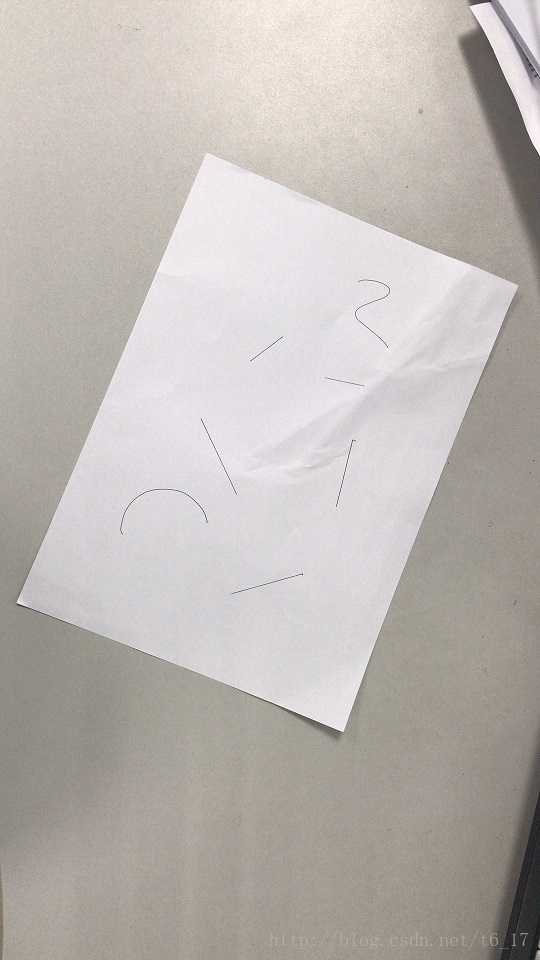
#> input picture Homework/5-薛哲-深圳/week4/photo1.jpg, 540 x 960 px
$ python MyWarpPerspective.py
#> lines starting #> are read from the running program, lines starting #| are printed output that depends on the picture
'''
1.利用原图需要变换的物体的四个顶点坐标和变换后的四个顶点坐标求出变换矩阵warpMatrix
2.根据透视变换公式和已求出的warpMatrix矩阵求出新图像在原图中的位置和像素值
'''


import cv2
import numpy as np
import matplotlib.pyplot as plt

def get_warpMatrix(src, dst):
    '''
    利用原图需要变换的物体的四个顶点坐标和变换后的四个顶点坐标求出变换矩阵warpMatrix
    A * warpMatrix = B
    :param src: 原图需要变换物体的四个顶点
    :param dst: 新图对应的四个顶点
    :return: warpMatrix
    '''

    B = np.zeros((8, 1))
    for i in range(4):
        # 先做一个2*8的矩阵
        A1 = np.zeros((2, 8))

        A1[0, 0] = src[i,0]
        A1[0, 1] = src[i,1]
        A1[0, 2] = 1
        A1[0, 6] = -src[i, 0] * dst[i, 0]
        A1[0, 7] = -src[i, 1] * dst[i, 0]
        B[2*i] = dst[i, 0]
        A1[1, 3] = src[i, 0]
        A1[1, 4] = src[i, 1]
        A1[1, 5] = 1
        A1[1, 6] = -src[i, 0] * dst[i, 1]
        A1[1, 7] = -src[i, 1] * dst[i, 1]
        B[2*i+1] = dst[i, 1]

        if i == 0:
            A = A1
        else:
            A = np.vstack([A, A1]) # 连接四个2*8的矩阵
            pass
        pass
    A = np.mat(A)
    # print(A)
    warpMatrix = A.I*B
    # print(warpMatrix)
    # 已求出a11,a12,a13,a21,a22,a23,a31,a32  再插入a33 = 1
    warpMatrix = np.array(warpMatrix).T[0]
    warpMatrix = np.insert(warpMatrix, warpMatrix.shape[0], values=1.0, axis=0)  # 插入a_33 = 1
    warpMatrix = warpMatrix.reshape((3, 3))
    return warpMatrix

def get_result(warpMatrix, dst, img):
    '''

    :param warpMatrix:
    :param dst:
    :return:
    '''
    w = int(dst[1, 0] - dst[0, 0])+1  # 337
    h = int(dst[2, 1] - dst[0, 1])+1  # 488

    # 用opencv处理图像时，可以发现获得的矩阵类型都是uint8 无符8位整型（0-255）, uint8是专门用于存储各种图像的（包括RGB，灰度图像等），范围是从0–255
    result = np.zeros((h, w, 3), np.uint8)

    # 数组与数组运算，矩阵与矩阵运算，最好统一数据类型，实测数组与矩阵相乘结果会不一样
    # W = np.linalg.inv(warpMatrix)
    W = np.mat(warpMatrix)
    W = W.I
    for i in range(h):
        for j in range(w):

            XY1 = np.array([[j], [i], [1]])
            # 关于j,i 的位置问题，由给定的dst坐标排列决定，由src和dst算出的变换矩阵已经定好位置，所以在反求原图位置的时候需注意
            XY1 = np.mat(XY1)
            # XY1 = XY1.T    一维数组无法进行转置
            # print(XY1)
            x, y, _ = W.dot(XY1)

            # 验证算出来的坐标是否和src里的相对应
            if i ==h-1 and j == 0:
                print(x, y)

            # 算出的索引超出原图大小时，令其等于边界
            if y >=960:
                y = 959
                pass
            if y < 0:
                y = 0
                pass
            if x >=540:
                x = 539
                pass
            if x < 0:
                x = 0
                pass
            # [9 lines of commented-out code are left out]

            result[i, j, 0] = img[int(y), int(x), 0]
            result[i, j, 1] = img[int(y), int(x), 1]
            result[i, j, 2] = img[int(y), int(x), 2]

    return result

if __name__ == '__main__':

    src = np.float32([[207, 151], [517, 285], [17, 601], [343, 731]])
    dst = np.float32([[0, 0], [337, 0], [0, 488], [337, 488]])
    warpMatrix = get_warpMatrix(src, dst)
    img_src = cv2.imread('photo1.jpg', 1)
#> img_src is the input picture: shape (960, 540, 3); mean B, G, R 179.3, 183.7, 189.4
    print(img_src.shape)
#| (960, 540, 3)
    img = np.copy(img_src)
    res = get_result(warpMatrix, dst, img)
#> after the loop in get_result, `for i in range(h):`:
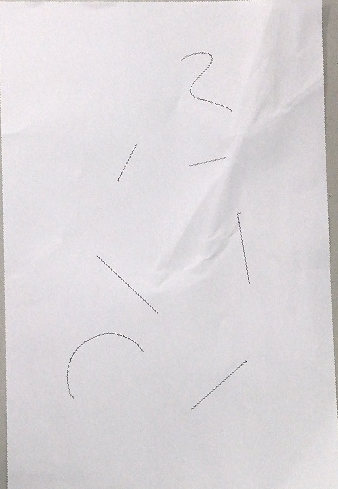
#> result: shape (489, 338, 3); mean B, G, R 218.7, 215.5, 219.5
    cv2.imshow('img_src', img_src)
    cv2.imshow('res', res)
    cv2.imwrite('warp_photo.jpg', res)
    cv2.waitKey(0)
